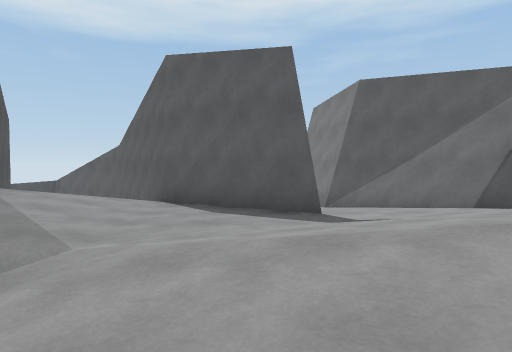
[1] (above)

16 first-person views from a walk through a 3-D level made in the Unity game engine. The camera is 1.3 m above the floor, tilts 2° down and sees 75° across. The floor is counted in squares, 2 m on a side. Each view is taken from the middle of a square. On the plan, view 1 faces up. The plan holds only what a view shows up to about 10 squares ahead; the rest is blank. The place goes on beyond the plan. The player character is not drawn.

[2]
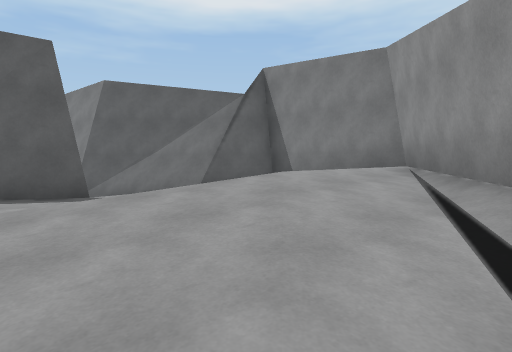

[3]
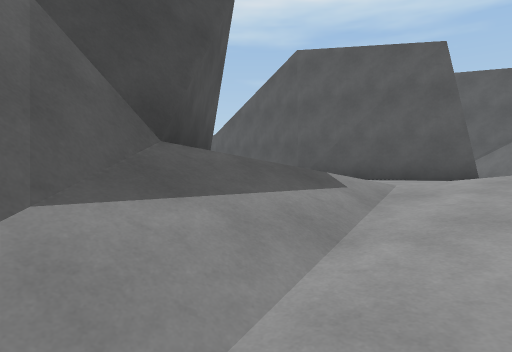

[4]
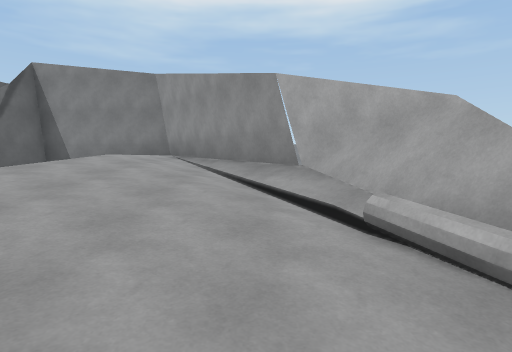

[5]
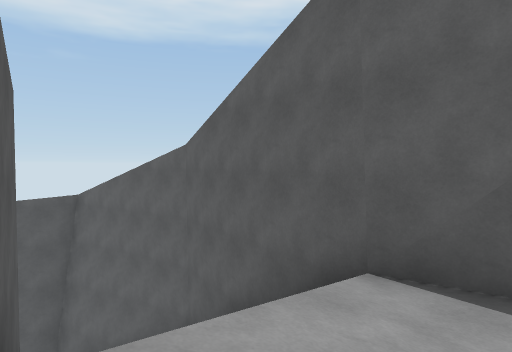

[6]
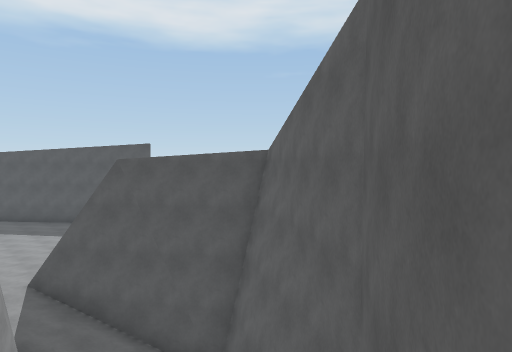

[7]
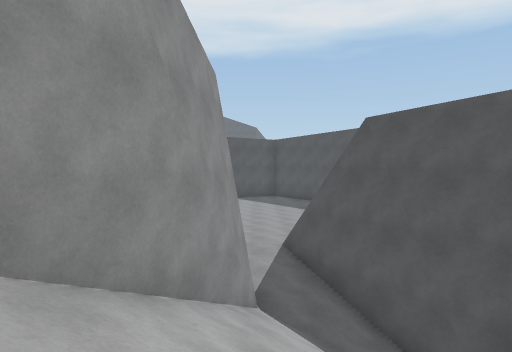

[8]
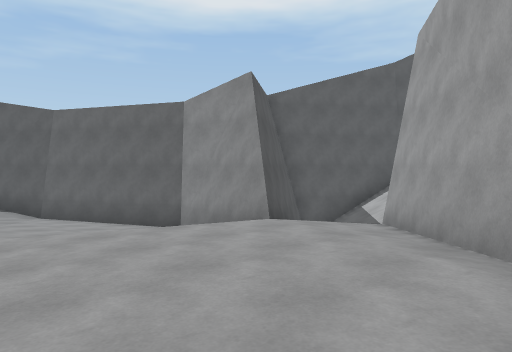

[9]
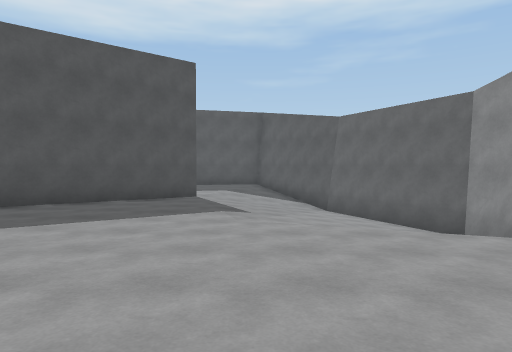

[10]
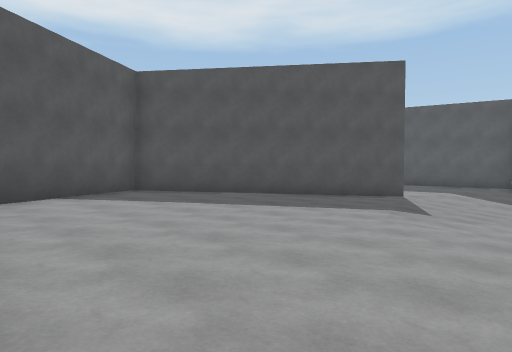

[11]
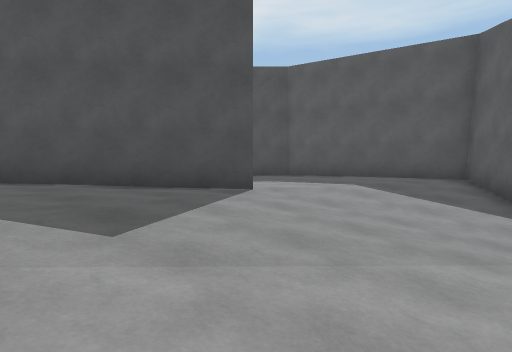

[12]
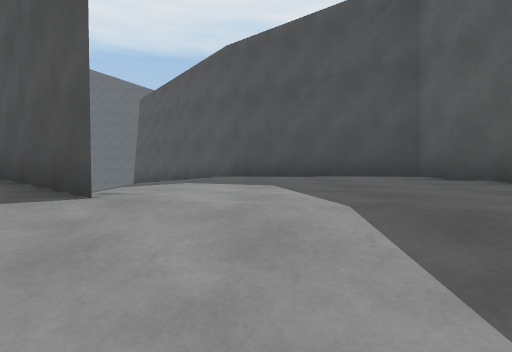

[13]
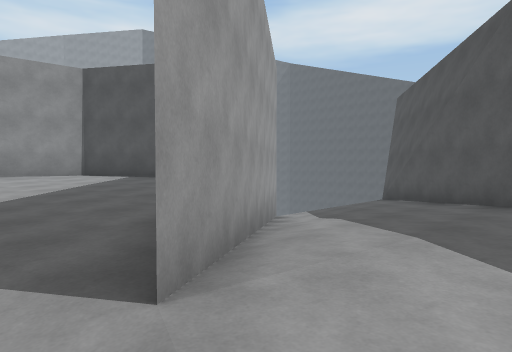

[14]
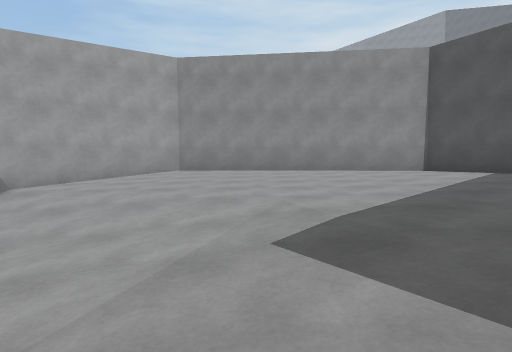

[15]
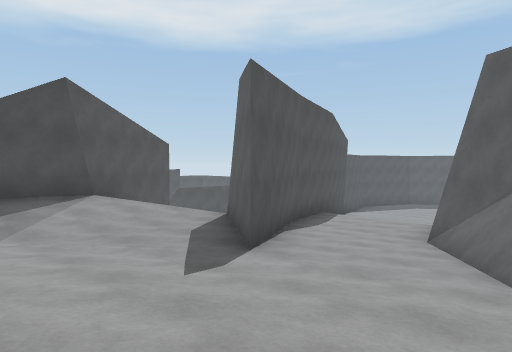

[16]
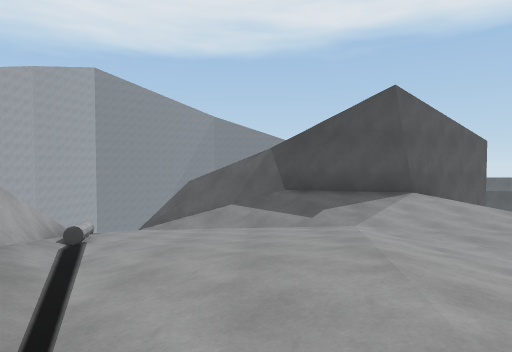

### Floor plan
Key: @ floor where view 1 was taken; # wall or solid block; . main floor; - floor 0.75 m lower than the main floor; : floor 1 m higher than the main floor; _ floor 1.5 m lower than the main floor; + floor 5 m higher than the main floor; * floor 5.75 m higher than the main floor; % floor 6.5 m higher than the main floor; & floor 7.25 m higher than the main floor; / step, stairs or slope; = window, fence, low wall or low ledge; ^ raised ledge; v drop or lower ground.
Columns run from 26 left of view 1 to 6 right of it. Each row starts with its distance up from view 1.
 21          ###
 20       ###..#
 19      #.....#
 18     #......-#
 17    #.......--#
 16   #........--#
 15  #.....##..---#
 14 =#....##....--#
 13 #----##.....---=
 12  /__##.......--= ^#^=     ++
 11   ###........./^^////#v  +++
 10    #........../#///// # #+++^
  9     #:...........#/// /##***#
  8     #::.........# ##// /##***#
  7      #::::::..##    #/  ##***##
  6       ####:::#v      #//%##%%%##
  5           ###         #%%%#%%%% #
  4                       #%%%%%%%% #
  3                       #%%%%%%%  #
  2                       #//%%%&&& #
  1                      v#/%%%%%&&#
  0                      ##*%%@%%##
 -1                      #/**%%##v
 -2                      v+*==#v
 -3                        v==

Positions as (right, up) in squares from view 1, and headings:
1: (0, 0), facing up
2: (-1, -1), facing up-right
3: (-3, -1), facing up
4: (-4, -1), facing right
5: (-3, 4), facing up
6: (-3, 8), facing up-left
7: (-4, 9), facing left
8: (-16, 6), facing up-right
9: (-16, 6), facing up
10: (-14, 6), facing up-left
11: (-14, 12), facing up-left
12: (-15, 17), facing left
13: (-17, 17), facing down-left
14: (-16, 15), facing down
15: (4, 2), facing up-left
16: (4, 1), facing left
